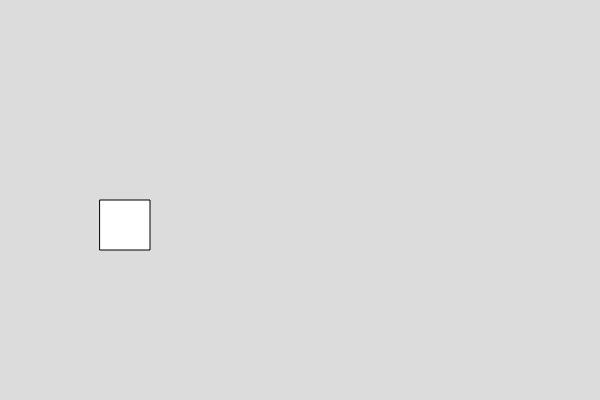
Frame 1 (no input)
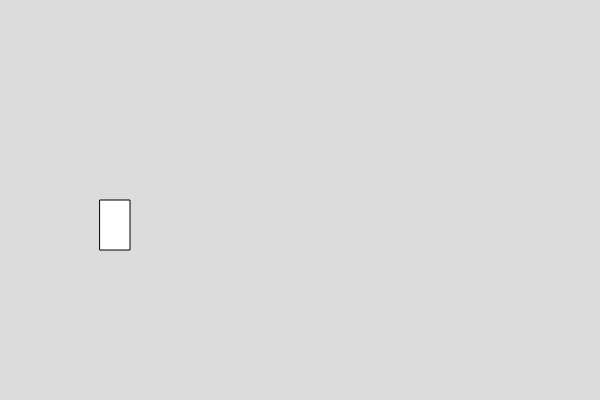
Frame 60 (no input)
Frame 120 (the mouse pressed at the canvas centre since frame 60): identical to frame 60, image omitted

The p5.js sketch that drew these frames (run headless with seeded random() and noise() and a simulated clock; from frame 60 on, the mouse is pressed at the canvas centre):

// p5.js sketch
// ── sketch.js
var bola;
var box1;

function setup() {
  createCanvas(600, 400);
  
  box1 = new Box();
  bola = new Bola(50, 50, "azul", 10);
  console.log (bola.x);
}

function draw() {
  background(220);

  bola.rolar()
  box1.show();
  box1.set_w(30);
}


// ── bola.js
class Bola
{
    constructor(xV, yV, corV, raioV){
        this.x = xV;
        this.y = yV;
        this.cor = corV;
        this.raio = raioV;

    }
    rolar(){
    
    }
    lancar(){

    }
    
}
// ── box.js
class Box
  {
    constructor()
    {
      this.x =100;
      this.y = 200
      this.w = 50;
      this.h = 50;
    }
    
    show()
    {
      rect(this.x,this.y,this.w,this.h)
    }
    
    //write function to set the width of the box
    set_w(largura){
      this.w = largura;
    }
  }

  
